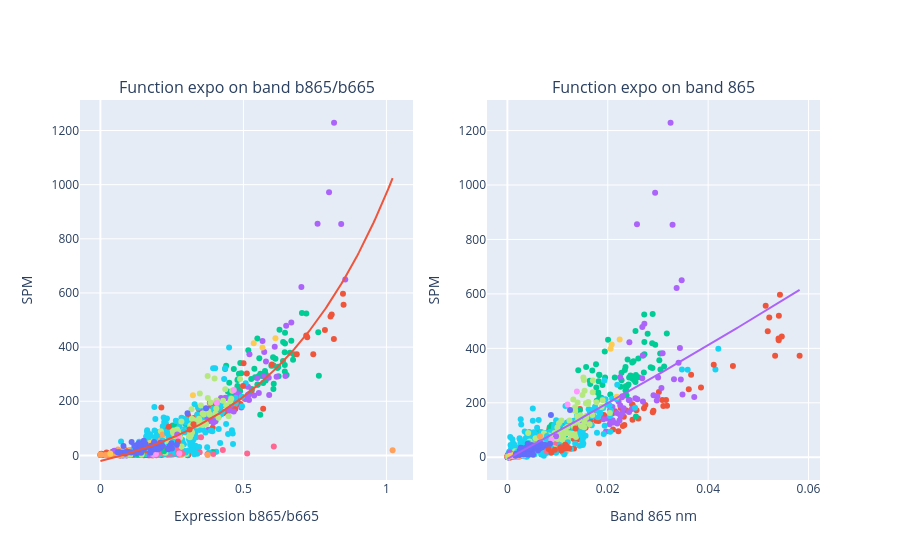

The notebook cell saved with this chart:
### Markdown cell above
Its also possible to compare the best fit with other fittings. Example:

### Code cell
mfit.plot_multifit(1, 2, plots=[('bestfit',{'metric': 'r2', 'criteria': 'max'}), ('expo', '865')], positions=[(1,1), (1, 2)], color='Rio/ Bacia', showlegend=False)
